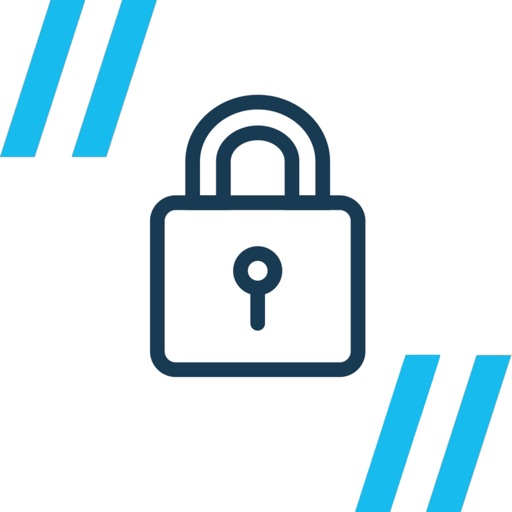
#> input picture Python_Projects/Projetos_em_python/Gerador_de_senhas/gerador_de_senhas1/password.jpg, 512 x 512 px; its folder holds only this picture in this run
$ python -i Pedra-Papel-Tesoura.py   (imports and definitions only)   (older library calls are emulated)
#> lines starting #> are read from the running program, lines starting #| are printed output that depends on the picture

import random
from tkinter import *
from tkinter import ttk

# importando o pillow
from PIL import Image, ImageTk

# cores --------------------------------
co0 = "#FFFFFF"  # white / branca
co1 = "#333333"  # black / preta
co2 = "#fcc058"  # orange / laranja
co3 = "#fff873"  # yellow / amarela
co4 = "#34eb3d"  # green / verde
co5 = "#e85151"  # red / vermelha

fundo = "#3b3b3b"

# comfigurando a janela
# [4 lines not run here, left out]

# dividindo a janela

# [1 line that did not run here, left out]
# [1 line not run here, left out]
# [1 line that did not run here, left out]
# [1 line not run here, left out]

# [1 line that did not run here, left out]
# [1 line not run here, left out]

# configurando o frame cima

# [1 line that did not run here, left out]
# [1 line not run here, left out]
# [1 line that did not run here, left out]
# [1 line not run here, left out]
# [1 line that did not run here, left out]
# [1 line not run here, left out]

# [1 line that did not run here, left out]
# [1 line not run here, left out]

# [1 line that did not run here, left out]
# [1 line not run here, left out]
# [1 line that did not run here, left out]
# [1 line not run here, left out]
# [1 line that did not run here, left out]
# [1 line not run here, left out]

# [1 line that did not run here, left out]
# [1 line not run here, left out]

# [1 line that did not run here, left out]
# [7 lines not run here, left out]

pontos_voce = 0
pontos_pc = 0
rondas = 5


# funcao logica do jogo
def jogar(i):
    global rondas
    global pontos_voce
    global pontos_pc

    if rondas > 0:
        print(rondas)
        opcoes = ['Pedra', 'Papel', 'Tesoura']
        pc = random.choice(opcoes)
        voce = i

        app_pc['text'] = pc
        app_pc['fg'] = co1

        # caso for igual
        if voce == 'Pedra' and pc == 'Pedra':
            print('empate')
            app_1_linha['bg'] = co0
            app_2_linha['bg'] = co0
            app_linha['bg'] = co3

        elif voce == 'Papel' and pc == 'Papel':
            print('empate')
            app_1_linha['bg'] = co0
            app_2_linha['bg'] = co0
            app_linha['bg'] = co3

        elif voce == 'Tesoura' and pc == 'Tesoura':
            print('empate')
            app_1_linha['bg'] = co0
            app_2_linha['bg'] = co0
            app_linha['bg'] = co3

        # movendo para frente
        elif voce == 'Pedra' and pc == 'Papel':
            print('Pc ganhou')
            app_1_linha['bg'] = co0
            app_2_linha['bg'] = co4
            app_linha['bg'] = co0

            pontos_pc += 10

        elif voce == 'Pedra' and pc == 'Papel':
            print('Voce ganhou')
            app_1_linha['bg'] = co4
            app_2_linha['bg'] = co0
            app_linha['bg'] = co0

            pontos_voce += 10

        elif voce == 'Papel' and pc == 'Tesoura':
            print('Pc ganhou')
            app_1_linha['bg'] = co0
            app_2_linha['bg'] = co4
            app_linha['bg'] = co0

            pontos_pc += 10

        # movendo para tras
        elif voce == 'Tesoura' and pc == 'Papel':
            print('Voce ganhou')
            app_1_linha['bg'] = co4
            app_2_linha['bg'] = co0
            app_linha['bg'] = co0

            pontos_voce += 10

        elif voce == 'Tesoura' and pc == 'Pedra':
            print('Pc ganhou')
            app_1_linha['bg'] = co0
            app_2_linha['bg'] = co4
            app_linha['bg'] = co0

            pontos_pc += 10

        elif voce == 'Papel' and pc == 'Pedra':
            print('Voce ganhou')
            app_1_linha['bg'] = co4
            app_2_linha['bg'] = co0
            app_linha['bg'] = co0

            pontos_voce += 10

        # atualizando a pontuacao
        app_1_pontos['text'] = pontos_voce
        app_2_pontos['text'] = pontos_pc

        # atualizando o numero de rondas
        rondas -= 1

    else:
        app_1_pontos['text'] = pontos_voce
        app_2_pontos['text'] = pontos_pc

        # chamando a funcao terminar
        fim_do_jogo()


# funcao iniciar o jogo
# [78 lines left out: functions iniciar_jogo, fim_do_jogo, not called in this run]


# [2 lines that did not run here, left out]
# [3 lines not run here, left out]

>>> import cv2
>>> picture = cv2.imread('../../Projetos_em_python/Gerador_de_senhas/gerador_de_senhas1/password.jpg', cv2.IMREAD_GRAYSCALE)
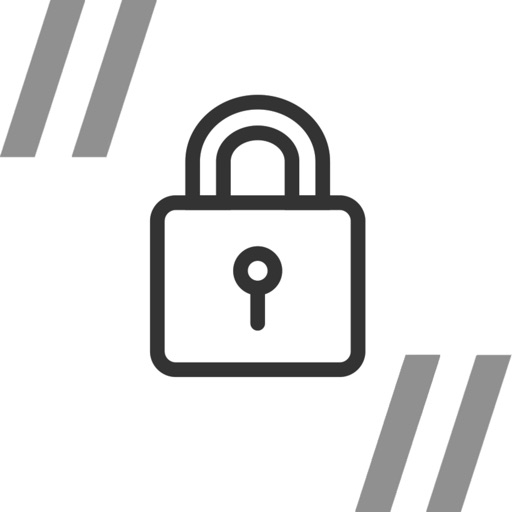
#> picture: shape (512, 512); min 39, max 255, mean 231
#> (the run stopped early here; a loop or call above may not have finished)
